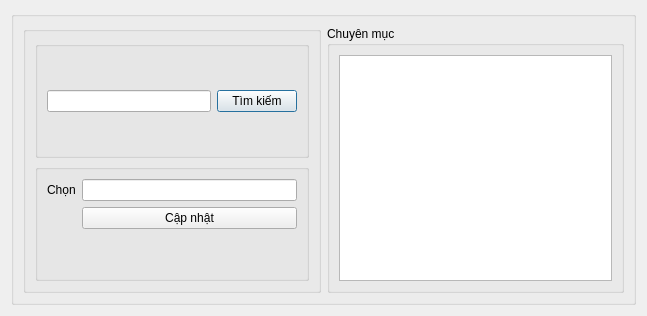
<?xml version="1.0" encoding="UTF-8"?>
<ui version="4.0">
 <class>ChangeBookCategory</class>
 <widget class="QDialog" name="ChangeBookCategory">
  <property name="geometry">
   <rect>
    <x>0</x>
    <y>0</y>
    <width>647</width>
    <height>316</height>
   </rect>
  </property>
  <property name="windowTitle">
   <string>Dialog</string>
  </property>
  <layout class="QHBoxLayout" name="horizontalLayout_4">
   <item>
    <widget class="QGroupBox" name="groupBox">
     <property name="title">
      <string/>
     </property>
     <layout class="QHBoxLayout" name="horizontalLayout_3">
      <item>
       <widget class="QGroupBox" name="groupBox_2">
        <property name="title">
         <string/>
        </property>
        <layout class="QVBoxLayout" name="verticalLayout">
         <item>
          <widget class="QGroupBox" name="groupBox_4">
           <property name="title">
            <string/>
           </property>
           <layout class="QHBoxLayout" name="horizontalLayout">
            <item>
             <widget class="QLineEdit" name="input_search_category"/>
            </item>
            <item>
             <widget class="QPushButton" name="btn_search">
              <property name="text">
               <string>Tìm kiếm</string>
              </property>
             </widget>
            </item>
           </layout>
          </widget>
         </item>
         <item>
          <widget class="QGroupBox" name="groupBox_5">
           <property name="title">
            <string/>
           </property>
           <layout class="QFormLayout" name="formLayout">
            <item row="0" column="0">
             <widget class="QLabel" name="label">
              <property name="text">
               <string>Chọn</string>
              </property>
             </widget>
            </item>
            <item row="0" column="1">
             <widget class="QLineEdit" name="current_category">
              <property name="readOnly">
               <bool>true</bool>
              </property>
             </widget>
            </item>
            <item row="1" column="1">
             <widget class="QPushButton" name="btn_update">
              <property name="text">
               <string>Cập nhật</string>
              </property>
             </widget>
            </item>
           </layout>
          </widget>
         </item>
        </layout>
       </widget>
      </item>
      <item>
       <widget class="QGroupBox" name="groupBox_3">
        <property name="title">
         <string>Chuyên mục</string>
        </property>
        <layout class="QHBoxLayout" name="horizontalLayout_2">
         <item>
          <widget class="QTableView" name="table_category"/>
         </item>
        </layout>
       </widget>
      </item>
     </layout>
    </widget>
   </item>
  </layout>
 </widget>
 <resources/>
 <connections/>
</ui>
